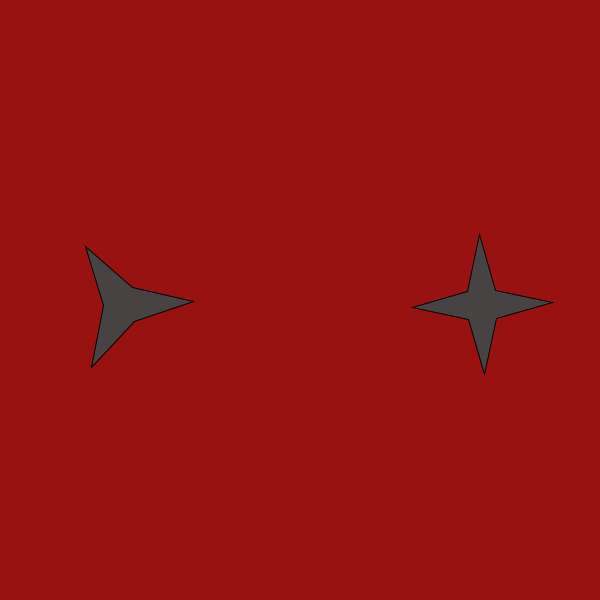
Frame 1 (no input)
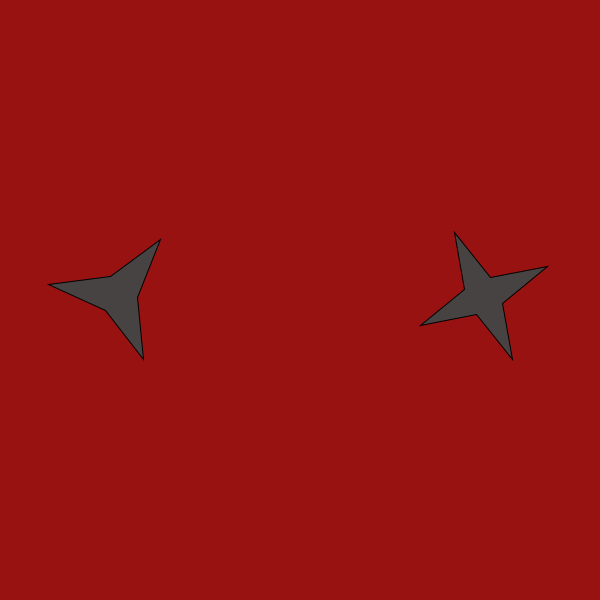
Frame 60 (the mouse pressed at the canvas centre just before this capture)
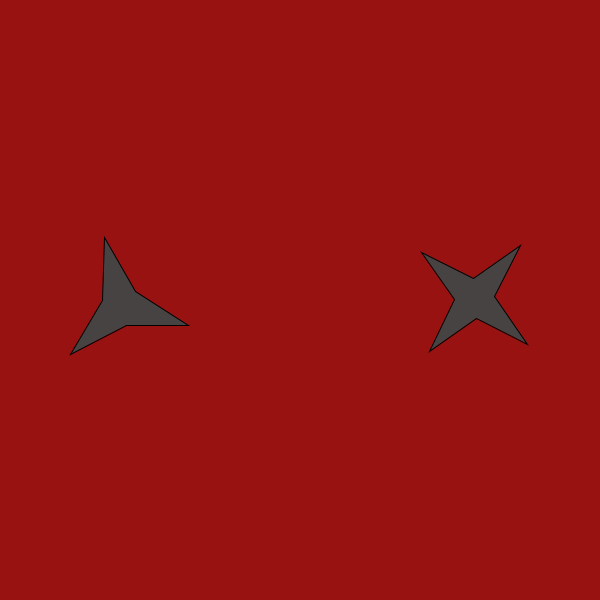
Frame 120 (the mouse held since frame 60 and released just before this capture)

The Processing sketch that drew these frames (run headless with seeded random() and noise(); from frame 60 on, the mouse is pressed at the canvas centre):

// Processing sketch: processing_178484
// ── processing_178484.pde

void setup() {
  size(600, 600);
}

void draw() {
  background(#981212);
  
 
  fill(#484343);
  pushMatrix();
  translate(width*0.2, height*0.5);
  rotate(frameCount / -20.0);
  star(3, 5, 20, 70, 3); 
  popMatrix();
  
   pushMatrix();
  translate(width*0.8, height*0.5);
  rotate(frameCount / -30.0);
  star(2, 5, 20, 70, 4); 
  popMatrix();
 
}


void star(float x, float y, float radius1, float radius2, int npoints) {
  float angle = TWO_PI / npoints;
  float halfAngle = angle/2.0;
  beginShape();
  for (float a = 0; a < TWO_PI; a += angle) {
    float sx = x + cos(a) * radius2;
    float sy = y + sin(a) * radius2;
    vertex(sx, sy);
    sx = x + cos(a+halfAngle) * radius1;
    sy = y + sin(a+halfAngle) * radius1;
    vertex(sx, sy);
  }
  endShape(CLOSE);
}
